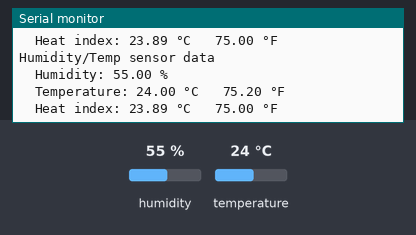
Simulated run of this sketch. Board: Arduino Uno, built with avr-gcc and run on an emulated ATmega328P. Shown: the last lines printed to the serial monitor. Inputs (shaded band) come from the test bench; at power-on: humidity 55 %, temperature 24 °C.

Above: at 4.8 s.
4.9 s: humidity set to 22 %
At 7.0 s:
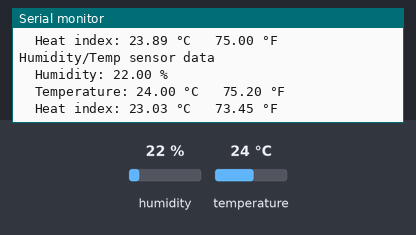
7.9 s: temperature set to 12 °C
At 8.6 s:
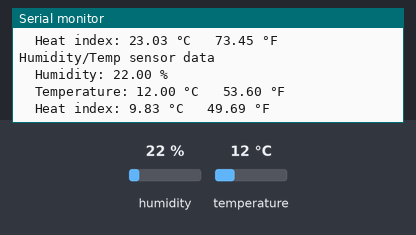
14.4 s: humidity set to 40 %
At 15.8 s:
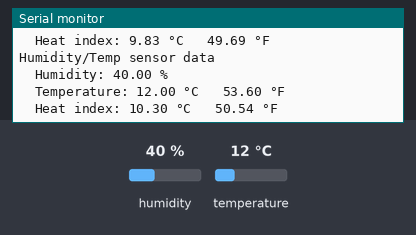
Timing chart, 0 to 17.4 s (numbered marks = the images above; inputs shaded):
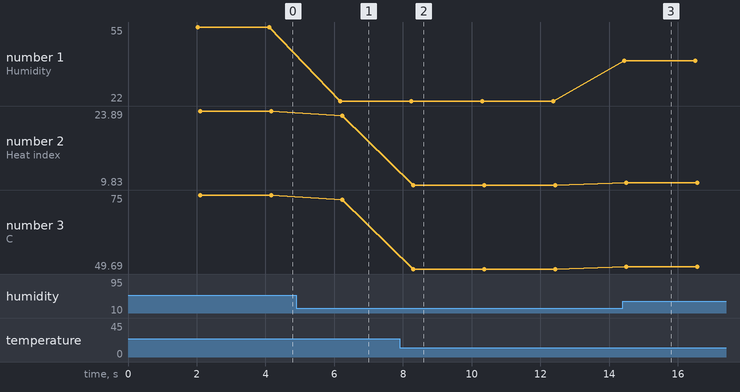

The sketch:

tempHumidity_test.ino
```cpp
#include "DHT.h"
#define DHTPIN 2 // what digital pin we're connected to
#define DHTTYPE DHT22 // DHT 22 (AM2302), AM2321
DHT dht(DHTPIN, DHTTYPE);
void setup() {
   Serial.begin(9600);
   Serial.println("DHT22 Test!");
   dht.begin();
}
void loop() {
   delay(2000); // Wait a few seconds between measurements
   float h = dht.readHumidity();
   // Reading temperature or humidity takes about 250 milliseconds!
   float t = dht.readTemperature();
   // Read temperature as Celsius (the default)
   float f = dht.readTemperature(true);
   // Read temperature as Fahrenheit (isFahrenheit = true)
   // Check if any reads failed and exit early (to try again).
   if (isnan(h) || isnan(t) || isnan(f)) {
      Serial.println("Failed to read from DHT sensor!");
      return;
   }
   // Compute heat index in Fahrenheit (the default)
   float hif = dht.computeHeatIndex(f, h);
   // Compute heat index in Celsius (isFahreheit = false)
   float hic = dht.computeHeatIndex(t, h, false);
   Serial.println ("Humidity/Temp sensor data ");
   Serial.print ("  Humidity: ");
   Serial.print (h);
   Serial.println (" %");
   Serial.print ("  Temperature: ");
   Serial.print (t);
   Serial.print (" °C   ");
   Serial.print (f);
   Serial.println (" °F\t");
   Serial.print ("  Heat index: ");
   Serial.print (hic);
   Serial.print (" °C   ");
   Serial.print (hif);
   Serial.println (" °F");
}
```

Measured:
- after the input at 4.9 s, the serial monitor: prints a new line after 1.3 s (image 1)
- after the input at 7.9 s, the serial monitor: prints a new line after 0.36 s (image 2)
- after the input at 14.4 s, the serial monitor: prints a new line at once (image 3)
- plotted number 1: 55 → 22 after the input at 4.9 s, 22 → 40 after the input at 14.4 s
- plotted number 2: 23.89 → 23.03 after the input at 4.9 s, 23.03 → 9.83 after the input at 7.9 s, 9.83 → 10.3 after the input at 14.4 s
- plotted number 3: 75 → 73.45 after the input at 4.9 s, 73.45 → 49.69 after the input at 7.9 s, 49.69 → 50.54 after the input at 14.4 s
